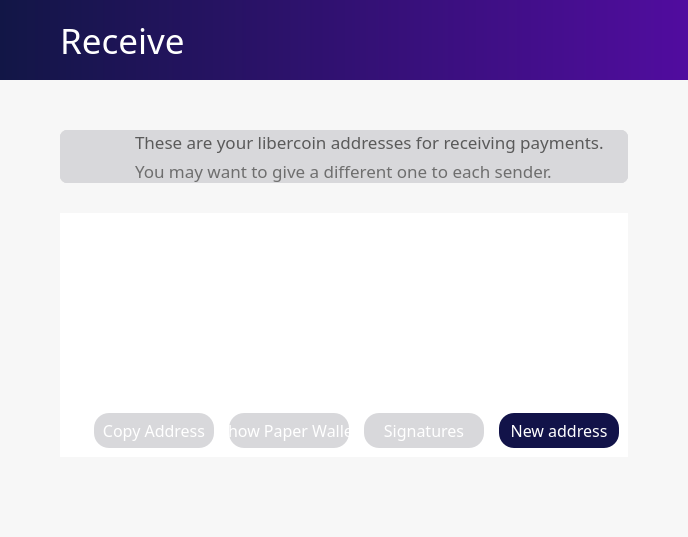
<?xml version="1.0" encoding="UTF-8"?>
<ui version="4.0">
 <class>ReceiveCoinsDialog</class>
 <widget class="QWidget" name="ReceiveCoinsDialog">
  <property name="geometry">
   <rect>
    <x>0</x>
    <y>0</y>
    <width>688</width>
    <height>537</height>
   </rect>
  </property>
  <property name="sizePolicy">
   <sizepolicy hsizetype="Preferred" vsizetype="Preferred">
    <horstretch>0</horstretch>
    <verstretch>0</verstretch>
   </sizepolicy>
  </property>
  <property name="minimumSize">
   <size>
    <width>0</width>
    <height>0</height>
   </size>
  </property>
  <property name="palette">
   <palette>
    <active>
     <colorrole role="WindowText">
      <brush brushstyle="SolidPattern">
       <color alpha="255">
        <red>0</red>
        <green>0</green>
        <blue>0</blue>
       </color>
      </brush>
     </colorrole>
     <colorrole role="Button">
      <brush brushstyle="SolidPattern">
       <color alpha="250">
        <red>247</red>
        <green>247</green>
        <blue>247</blue>
       </color>
      </brush>
     </colorrole>
     <colorrole role="Midlight">
      <brush brushstyle="SolidPattern">
       <color alpha="255">
        <red>255</red>
        <green>255</green>
        <blue>255</blue>
       </color>
      </brush>
     </colorrole>
     <colorrole role="Dark">
      <brush brushstyle="SolidPattern">
       <color alpha="255">
        <red>225</red>
        <green>225</green>
        <blue>225</blue>
       </color>
      </brush>
     </colorrole>
     <colorrole role="Mid">
      <brush brushstyle="SolidPattern">
       <color alpha="255">
        <red>0</red>
        <green>0</green>
        <blue>255</blue>
       </color>
      </brush>
     </colorrole>
     <colorrole role="Text">
      <brush brushstyle="SolidPattern">
       <color alpha="255">
        <red>0</red>
        <green>0</green>
        <blue>0</blue>
       </color>
      </brush>
     </colorrole>
     <colorrole role="BrightText">
      <brush brushstyle="SolidPattern">
       <color alpha="255">
        <red>255</red>
        <green>128</green>
        <blue>0</blue>
       </color>
      </brush>
     </colorrole>
     <colorrole role="ButtonText">
      <brush brushstyle="SolidPattern">
       <color alpha="255">
        <red>0</red>
        <green>0</green>
        <blue>0</blue>
       </color>
      </brush>
     </colorrole>
     <colorrole role="Base">
      <brush brushstyle="SolidPattern">
       <color alpha="250">
        <red>247</red>
        <green>247</green>
        <blue>247</blue>
       </color>
      </brush>
     </colorrole>
     <colorrole role="Window">
      <brush brushstyle="SolidPattern">
       <color alpha="250">
        <red>247</red>
        <green>247</green>
        <blue>247</blue>
       </color>
      </brush>
     </colorrole>
    </active>
    <inactive>
     <colorrole role="WindowText">
      <brush brushstyle="SolidPattern">
       <color alpha="255">
        <red>0</red>
        <green>0</green>
        <blue>0</blue>
       </color>
      </brush>
     </colorrole>
     <colorrole role="Button">
      <brush brushstyle="SolidPattern">
       <color alpha="250">
        <red>247</red>
        <green>247</green>
        <blue>247</blue>
       </color>
      </brush>
     </colorrole>
     <colorrole role="Midlight">
      <brush brushstyle="SolidPattern">
       <color alpha="255">
        <red>255</red>
        <green>255</green>
        <blue>255</blue>
       </color>
      </brush>
     </colorrole>
     <colorrole role="Dark">
      <brush brushstyle="SolidPattern">
       <color alpha="255">
        <red>225</red>
        <green>225</green>
        <blue>225</blue>
       </color>
      </brush>
     </colorrole>
     <colorrole role="Mid">
      <brush brushstyle="SolidPattern">
       <color alpha="255">
        <red>0</red>
        <green>0</green>
        <blue>255</blue>
       </color>
      </brush>
     </colorrole>
     <colorrole role="Text">
      <brush brushstyle="SolidPattern">
       <color alpha="255">
        <red>0</red>
        <green>0</green>
        <blue>0</blue>
       </color>
      </brush>
     </colorrole>
     <colorrole role="BrightText">
      <brush brushstyle="SolidPattern">
       <color alpha="255">
        <red>255</red>
        <green>128</green>
        <blue>0</blue>
       </color>
      </brush>
     </colorrole>
     <colorrole role="ButtonText">
      <brush brushstyle="SolidPattern">
       <color alpha="255">
        <red>0</red>
        <green>0</green>
        <blue>0</blue>
       </color>
      </brush>
     </colorrole>
     <colorrole role="Base">
      <brush brushstyle="SolidPattern">
       <color alpha="250">
        <red>247</red>
        <green>247</green>
        <blue>247</blue>
       </color>
      </brush>
     </colorrole>
     <colorrole role="Window">
      <brush brushstyle="SolidPattern">
       <color alpha="250">
        <red>247</red>
        <green>247</green>
        <blue>247</blue>
       </color>
      </brush>
     </colorrole>
    </inactive>
    <disabled>
     <colorrole role="WindowText">
      <brush brushstyle="SolidPattern">
       <color alpha="255">
        <red>225</red>
        <green>225</green>
        <blue>225</blue>
       </color>
      </brush>
     </colorrole>
     <colorrole role="Button">
      <brush brushstyle="SolidPattern">
       <color alpha="250">
        <red>247</red>
        <green>247</green>
        <blue>247</blue>
       </color>
      </brush>
     </colorrole>
     <colorrole role="Midlight">
      <brush brushstyle="SolidPattern">
       <color alpha="255">
        <red>255</red>
        <green>255</green>
        <blue>255</blue>
       </color>
      </brush>
     </colorrole>
     <colorrole role="Dark">
      <brush brushstyle="SolidPattern">
       <color alpha="255">
        <red>225</red>
        <green>225</green>
        <blue>225</blue>
       </color>
      </brush>
     </colorrole>
     <colorrole role="Mid">
      <brush brushstyle="SolidPattern">
       <color alpha="255">
        <red>0</red>
        <green>0</green>
        <blue>255</blue>
       </color>
      </brush>
     </colorrole>
     <colorrole role="Text">
      <brush brushstyle="SolidPattern">
       <color alpha="255">
        <red>225</red>
        <green>225</green>
        <blue>225</blue>
       </color>
      </brush>
     </colorrole>
     <colorrole role="BrightText">
      <brush brushstyle="SolidPattern">
       <color alpha="255">
        <red>255</red>
        <green>128</green>
        <blue>0</blue>
       </color>
      </brush>
     </colorrole>
     <colorrole role="ButtonText">
      <brush brushstyle="SolidPattern">
       <color alpha="255">
        <red>225</red>
        <green>225</green>
        <blue>225</blue>
       </color>
      </brush>
     </colorrole>
     <colorrole role="Base">
      <brush brushstyle="SolidPattern">
       <color alpha="250">
        <red>247</red>
        <green>247</green>
        <blue>247</blue>
       </color>
      </brush>
     </colorrole>
     <colorrole role="Window">
      <brush brushstyle="SolidPattern">
       <color alpha="250">
        <red>247</red>
        <green>247</green>
        <blue>247</blue>
       </color>
      </brush>
     </colorrole>
    </disabled>
   </palette>
  </property>
  <property name="font">
   <font>
    <family>Snell Roundhand</family>
   </font>
  </property>
  <property name="windowTitle">
   <string>Form</string>
  </property>
  <property name="autoFillBackground">
   <bool>false</bool>
  </property>
  <property name="styleSheet">
   <string notr="true">background-color:rgba(247, 247, 247, 250);
border:0;
</string>
  </property>
  <layout class="QVBoxLayout" name="topLayout">
   <property name="spacing">
    <number>0</number>
   </property>
   <property name="leftMargin">
    <number>0</number>
   </property>
   <property name="topMargin">
    <number>0</number>
   </property>
   <property name="rightMargin">
    <number>0</number>
   </property>
   <property name="bottomMargin">
    <number>0</number>
   </property>
   <item>
    <layout class="QHBoxLayout" name="horizontalLayout" stretch="0">
     <property name="spacing">
      <number>0</number>
     </property>
     <item>
      <layout class="QVBoxLayout" name="verticalLayout_2" stretch="0,0,0">
       <item>
        <layout class="QHBoxLayout" name="Nav">
         <property name="spacing">
          <number>0</number>
         </property>
         <property name="sizeConstraint">
          <enum>QLayout::SetDefaultConstraint</enum>
         </property>
         <property name="topMargin">
          <number>0</number>
         </property>
         <item>
          <widget class="QFrame" name="NavBar">
           <property name="sizePolicy">
            <sizepolicy hsizetype="Preferred" vsizetype="Preferred">
             <horstretch>0</horstretch>
             <verstretch>0</verstretch>
            </sizepolicy>
           </property>
           <property name="minimumSize">
            <size>
             <width>0</width>
             <height>80</height>
            </size>
           </property>
           <property name="maximumSize">
            <size>
             <width>16777215</width>
             <height>80</height>
            </size>
           </property>
           <property name="layoutDirection">
            <enum>Qt::LeftToRight</enum>
           </property>
           <property name="autoFillBackground">
            <bool>false</bool>
           </property>
           <property name="styleSheet">
            <string notr="true">background: QLinearGradient(x1: 0, y1: 0, x2: 1, y2: 0, stop: 0 #121646, stop: 1 #510c9f);
border:0;
</string>
           </property>
           <property name="frameShape">
            <enum>QFrame::StyledPanel</enum>
           </property>
           <property name="frameShadow">
            <enum>QFrame::Raised</enum>
           </property>
           <layout class="QHBoxLayout" name="horizontalLayout_3">
            <property name="spacing">
             <number>-1</number>
            </property>
            <property name="leftMargin">
             <number>60</number>
            </property>
            <property name="topMargin">
             <number>0</number>
            </property>
            <property name="rightMargin">
             <number>60</number>
            </property>
            <property name="bottomMargin">
             <number>0</number>
            </property>
            <item>
             <widget class="QLabel" name="label_2">
              <property name="sizePolicy">
               <sizepolicy hsizetype="Preferred" vsizetype="Preferred">
                <horstretch>0</horstretch>
                <verstretch>0</verstretch>
               </sizepolicy>
              </property>
              <property name="font">
               <font>
                <family>ZoinLight</family>
                <pointsize>26</pointsize>
               </font>
              </property>
              <property name="autoFillBackground">
               <bool>false</bool>
              </property>
              <property name="styleSheet">
               <string notr="true">color:white;
background-color: rgba(255, 255, 255,0);</string>
              </property>
              <property name="text">
               <string>Receive</string>
              </property>
              <property name="indent">
               <number>0</number>
              </property>
             </widget>
            </item>
            <item>
             <widget class="QPushButton" name="pushButton">
              <property name="maximumSize">
               <size>
                <width>50</width>
                <height>80</height>
               </size>
              </property>
              <property name="styleSheet">
               <string notr="true">background: rgb(0,0,0,0);</string>
              </property>
              <property name="text">
               <string/>
              </property>
              <property name="icon">
               <iconset resource="../bitcoin.qrc">
                <normaloff>:/icons/Exports_45</normaloff>:/icons/Exports_45</iconset>
              </property>
              <property name="iconSize">
               <size>
                <width>70</width>
                <height>70</height>
               </size>
              </property>
             </widget>
            </item>
           </layout>
          </widget>
         </item>
        </layout>
       </item>
       <item>
        <widget class="QFrame" name="frame">
         <property name="palette">
          <palette>
           <active>
            <colorrole role="Button">
             <brush brushstyle="SolidPattern">
              <color alpha="250">
               <red>247</red>
               <green>247</green>
               <blue>247</blue>
              </color>
             </brush>
            </colorrole>
            <colorrole role="Base">
             <brush brushstyle="SolidPattern">
              <color alpha="250">
               <red>247</red>
               <green>247</green>
               <blue>247</blue>
              </color>
             </brush>
            </colorrole>
            <colorrole role="Window">
             <brush brushstyle="SolidPattern">
              <color alpha="250">
               <red>247</red>
               <green>247</green>
               <blue>247</blue>
              </color>
             </brush>
            </colorrole>
           </active>
           <inactive>
            <colorrole role="Button">
             <brush brushstyle="SolidPattern">
              <color alpha="250">
               <red>247</red>
               <green>247</green>
               <blue>247</blue>
              </color>
             </brush>
            </colorrole>
            <colorrole role="Base">
             <brush brushstyle="SolidPattern">
              <color alpha="250">
               <red>247</red>
               <green>247</green>
               <blue>247</blue>
              </color>
             </brush>
            </colorrole>
            <colorrole role="Window">
             <brush brushstyle="SolidPattern">
              <color alpha="250">
               <red>247</red>
               <green>247</green>
               <blue>247</blue>
              </color>
             </brush>
            </colorrole>
           </inactive>
           <disabled>
            <colorrole role="Button">
             <brush brushstyle="SolidPattern">
              <color alpha="250">
               <red>247</red>
               <green>247</green>
               <blue>247</blue>
              </color>
             </brush>
            </colorrole>
            <colorrole role="Base">
             <brush brushstyle="SolidPattern">
              <color alpha="250">
               <red>247</red>
               <green>247</green>
               <blue>247</blue>
              </color>
             </brush>
            </colorrole>
            <colorrole role="Window">
             <brush brushstyle="SolidPattern">
              <color alpha="250">
               <red>247</red>
               <green>247</green>
               <blue>247</blue>
              </color>
             </brush>
            </colorrole>
           </disabled>
          </palette>
         </property>
         <property name="styleSheet">
          <string notr="true"/>
         </property>
         <property name="frameShape">
          <enum>QFrame::NoFrame</enum>
         </property>
         <property name="frameShadow">
          <enum>QFrame::Raised</enum>
         </property>
         <property name="lineWidth">
          <number>1</number>
         </property>
         <property name="midLineWidth">
          <number>0</number>
         </property>
         <layout class="QVBoxLayout" name="verticalLayout_4">
          <property name="spacing">
           <number>0</number>
          </property>
          <property name="leftMargin">
           <number>60</number>
          </property>
          <property name="topMargin">
           <number>50</number>
          </property>
          <property name="rightMargin">
           <number>60</number>
          </property>
          <property name="bottomMargin">
           <number>0</number>
          </property>
          <item>
           <widget class="QFrame" name="balance_frame">
            <property name="enabled">
             <bool>true</bool>
            </property>
            <property name="palette">
             <palette>
              <active>
               <colorrole role="Button">
                <brush brushstyle="SolidPattern">
                 <color alpha="255">
                  <red>216</red>
                  <green>216</green>
                  <blue>219</blue>
                 </color>
                </brush>
               </colorrole>
               <colorrole role="Base">
                <brush brushstyle="SolidPattern">
                 <color alpha="255">
                  <red>216</red>
                  <green>216</green>
                  <blue>219</blue>
                 </color>
                </brush>
               </colorrole>
               <colorrole role="Window">
                <brush brushstyle="SolidPattern">
                 <color alpha="255">
                  <red>216</red>
                  <green>216</green>
                  <blue>219</blue>
                 </color>
                </brush>
               </colorrole>
              </active>
              <inactive>
               <colorrole role="Button">
                <brush brushstyle="SolidPattern">
                 <color alpha="255">
                  <red>216</red>
                  <green>216</green>
                  <blue>219</blue>
                 </color>
                </brush>
               </colorrole>
               <colorrole role="Base">
                <brush brushstyle="SolidPattern">
                 <color alpha="255">
                  <red>216</red>
                  <green>216</green>
                  <blue>219</blue>
                 </color>
                </brush>
               </colorrole>
               <colorrole role="Window">
                <brush brushstyle="SolidPattern">
                 <color alpha="255">
                  <red>216</red>
                  <green>216</green>
                  <blue>219</blue>
                 </color>
                </brush>
               </colorrole>
              </inactive>
              <disabled>
               <colorrole role="Button">
                <brush brushstyle="SolidPattern">
                 <color alpha="255">
                  <red>216</red>
                  <green>216</green>
                  <blue>219</blue>
                 </color>
                </brush>
               </colorrole>
               <colorrole role="Base">
                <brush brushstyle="SolidPattern">
                 <color alpha="255">
                  <red>216</red>
                  <green>216</green>
                  <blue>219</blue>
                 </color>
                </brush>
               </colorrole>
               <colorrole role="Window">
                <brush brushstyle="SolidPattern">
                 <color alpha="255">
                  <red>216</red>
                  <green>216</green>
                  <blue>219</blue>
                 </color>
                </brush>
               </colorrole>
              </disabled>
             </palette>
            </property>
            <property name="contextMenuPolicy">
             <enum>Qt::DefaultContextMenu</enum>
            </property>
            <property name="styleSheet">
             <string notr="true">background-color: rgb(216, 216, 219);
border:0;
border-radius:7px;
border-style:solid;</string>
            </property>
            <property name="frameShape">
             <enum>QFrame::StyledPanel</enum>
            </property>
            <property name="frameShadow">
             <enum>QFrame::Plain</enum>
            </property>
            <property name="lineWidth">
             <number>1</number>
            </property>
            <layout class="QHBoxLayout" name="horizontalLayout_4">
             <property name="spacing">
              <number>0</number>
             </property>
             <property name="sizeConstraint">
              <enum>QLayout::SetDefaultConstraint</enum>
             </property>
             <property name="leftMargin">
              <number>0</number>
             </property>
             <property name="topMargin">
              <number>0</number>
             </property>
             <property name="rightMargin">
              <number>0</number>
             </property>
             <property name="bottomMargin">
              <number>0</number>
             </property>
             <item>
              <widget class="QPushButton" name="pushButton_3">
               <property name="sizePolicy">
                <sizepolicy hsizetype="Fixed" vsizetype="Preferred">
                 <horstretch>0</horstretch>
                 <verstretch>0</verstretch>
                </sizepolicy>
               </property>
               <property name="minimumSize">
                <size>
                 <width>75</width>
                 <height>0</height>
                </size>
               </property>
               <property name="text">
                <string/>
               </property>
               <property name="icon">
                <iconset resource="../bitcoin.qrc">
                 <normaloff>:/icons/Exports_47</normaloff>:/icons/Exports_47</iconset>
               </property>
               <property name="iconSize">
                <size>
                 <width>70</width>
                 <height>70</height>
                </size>
               </property>
              </widget>
             </item>
             <item>
              <layout class="QVBoxLayout" name="verticalLayout_6">
               <property name="spacing">
                <number>5</number>
               </property>
               <property name="leftMargin">
                <number>0</number>
               </property>
               <property name="topMargin">
                <number>0</number>
               </property>
               <property name="bottomMargin">
                <number>0</number>
               </property>
               <item>
                <widget class="QLabel" name="label_3">
                 <property name="enabled">
                  <bool>false</bool>
                 </property>
                 <property name="sizePolicy">
                  <sizepolicy hsizetype="Preferred" vsizetype="Preferred">
                   <horstretch>0</horstretch>
                   <verstretch>0</verstretch>
                  </sizepolicy>
                 </property>
                 <property name="font">
                  <font>
                   <family>ZoinMedium</family>
                   <pointsize>13</pointsize>
                   <weight>50</weight>
                   <bold>false</bold>
                  </font>
                 </property>
                 <property name="layoutDirection">
                  <enum>Qt::LeftToRight</enum>
                 </property>
                 <property name="autoFillBackground">
                  <bool>false</bool>
                 </property>
                 <property name="styleSheet">
                  <string notr="true">color: rgb(90, 90, 90);</string>
                 </property>
                 <property name="text">
                  <string>These are your libercoin addresses for receiving payments.</string>
                 </property>
                 <property name="alignment">
                  <set>Qt::AlignBottom|Qt::AlignLeading|Qt::AlignLeft</set>
                 </property>
                 <property name="indent">
                  <number>-1</number>
                 </property>
                </widget>
               </item>
               <item>
                <widget class="QLabel" name="labelUnconfirmed">
                 <property name="enabled">
                  <bool>false</bool>
                 </property>
                 <property name="sizePolicy">
                  <sizepolicy hsizetype="Preferred" vsizetype="Preferred">
                   <horstretch>0</horstretch>
                   <verstretch>0</verstretch>
                  </sizepolicy>
                 </property>
                 <property name="font">
                  <font>
                   <family>ZoinLight</family>
                   <pointsize>13</pointsize>
                   <weight>50</weight>
                   <bold>false</bold>
                  </font>
                 </property>
                 <property name="cursor">
                  <cursorShape>IBeamCursor</cursorShape>
                 </property>
                 <property name="toolTip">
                  <string>Total of transactions that have yet to be confirmed, and do not yet count toward the current balance</string>
                 </property>
                 <property name="layoutDirection">
                  <enum>Qt::LeftToRight</enum>
                 </property>
                 <property name="styleSheet">
                  <string notr="true">color: rgb(110, 110, 110);</string>
                 </property>
                 <property name="text">
                  <string notr="true">You may want to give a different one to each sender.</string>
                 </property>
                 <property name="alignment">
                  <set>Qt::AlignLeading|Qt::AlignLeft|Qt::AlignTop</set>
                 </property>
                 <property name="textInteractionFlags">
                  <set>Qt::LinksAccessibleByMouse|Qt::TextSelectableByKeyboard|Qt::TextSelectableByMouse</set>
                 </property>
                </widget>
               </item>
              </layout>
             </item>
            </layout>
           </widget>
          </item>
          <item>
           <layout class="QVBoxLayout" name="verticalLayout_11">
            <property name="topMargin">
             <number>30</number>
            </property>
           </layout>
          </item>
          <item>
           <widget class="QFrame" name="frame_4">
            <property name="palette">
             <palette>
              <active>
               <colorrole role="Button">
                <brush brushstyle="SolidPattern">
                 <color alpha="255">
                  <red>216</red>
                  <green>216</green>
                  <blue>219</blue>
                 </color>
                </brush>
               </colorrole>
               <colorrole role="Base">
                <brush brushstyle="SolidPattern">
                 <color alpha="255">
                  <red>216</red>
                  <green>216</green>
                  <blue>219</blue>
                 </color>
                </brush>
               </colorrole>
               <colorrole role="Window">
                <brush brushstyle="SolidPattern">
                 <color alpha="255">
                  <red>216</red>
                  <green>216</green>
                  <blue>219</blue>
                 </color>
                </brush>
               </colorrole>
              </active>
              <inactive>
               <colorrole role="Button">
                <brush brushstyle="SolidPattern">
                 <color alpha="255">
                  <red>216</red>
                  <green>216</green>
                  <blue>219</blue>
                 </color>
                </brush>
               </colorrole>
               <colorrole role="Base">
                <brush brushstyle="SolidPattern">
                 <color alpha="255">
                  <red>216</red>
                  <green>216</green>
                  <blue>219</blue>
                 </color>
                </brush>
               </colorrole>
               <colorrole role="Window">
                <brush brushstyle="SolidPattern">
                 <color alpha="255">
                  <red>216</red>
                  <green>216</green>
                  <blue>219</blue>
                 </color>
                </brush>
               </colorrole>
              </inactive>
              <disabled>
               <colorrole role="Button">
                <brush brushstyle="SolidPattern">
                 <color alpha="255">
                  <red>216</red>
                  <green>216</green>
                  <blue>219</blue>
                 </color>
                </brush>
               </colorrole>
               <colorrole role="Base">
                <brush brushstyle="SolidPattern">
                 <color alpha="255">
                  <red>216</red>
                  <green>216</green>
                  <blue>219</blue>
                 </color>
                </brush>
               </colorrole>
               <colorrole role="Window">
                <brush brushstyle="SolidPattern">
                 <color alpha="255">
                  <red>216</red>
                  <green>216</green>
                  <blue>219</blue>
                 </color>
                </brush>
               </colorrole>
              </disabled>
             </palette>
            </property>
            <property name="styleSheet">
             <string notr="true">background-color: rgb(216, 216, 219);
border:0;</string>
            </property>
            <property name="frameShape">
             <enum>QFrame::StyledPanel</enum>
            </property>
            <property name="frameShadow">
             <enum>QFrame::Raised</enum>
            </property>
            <layout class="QVBoxLayout" name="verticalLayout">
             <property name="spacing">
              <number>0</number>
             </property>
             <property name="leftMargin">
              <number>0</number>
             </property>
             <property name="topMargin">
              <number>0</number>
             </property>
             <property name="rightMargin">
              <number>0</number>
             </property>
             <property name="bottomMargin">
              <number>0</number>
             </property>
             <item>
              <widget class="QTableView" name="tableView">
               <property name="palette">
                <palette>
                 <active>
                  <colorrole role="Button">
                   <brush brushstyle="SolidPattern">
                    <color alpha="255">
                     <red>255</red>
                     <green>255</green>
                     <blue>255</blue>
                    </color>
                   </brush>
                  </colorrole>
                  <colorrole role="Base">
                   <brush brushstyle="SolidPattern">
                    <color alpha="255">
                     <red>255</red>
                     <green>255</green>
                     <blue>255</blue>
                    </color>
                   </brush>
                  </colorrole>
                  <colorrole role="Window">
                   <brush brushstyle="SolidPattern">
                    <color alpha="255">
                     <red>255</red>
                     <green>255</green>
                     <blue>255</blue>
                    </color>
                   </brush>
                  </colorrole>
                 </active>
                 <inactive>
                  <colorrole role="Button">
                   <brush brushstyle="SolidPattern">
                    <color alpha="255">
                     <red>255</red>
                     <green>255</green>
                     <blue>255</blue>
                    </color>
                   </brush>
                  </colorrole>
                  <colorrole role="Base">
                   <brush brushstyle="SolidPattern">
                    <color alpha="255">
                     <red>255</red>
                     <green>255</green>
                     <blue>255</blue>
                    </color>
                   </brush>
                  </colorrole>
                  <colorrole role="Window">
                   <brush brushstyle="SolidPattern">
                    <color alpha="255">
                     <red>255</red>
                     <green>255</green>
                     <blue>255</blue>
                    </color>
                   </brush>
                  </colorrole>
                 </inactive>
                 <disabled>
                  <colorrole role="Button">
                   <brush brushstyle="SolidPattern">
                    <color alpha="255">
                     <red>255</red>
                     <green>255</green>
                     <blue>255</blue>
                    </color>
                   </brush>
                  </colorrole>
                  <colorrole role="Base">
                   <brush brushstyle="SolidPattern">
                    <color alpha="255">
                     <red>255</red>
                     <green>255</green>
                     <blue>255</blue>
                    </color>
                   </brush>
                  </colorrole>
                  <colorrole role="Window">
                   <brush brushstyle="SolidPattern">
                    <color alpha="255">
                     <red>255</red>
                     <green>255</green>
                     <blue>255</blue>
                    </color>
                   </brush>
                  </colorrole>
                 </disabled>
                </palette>
               </property>
               <property name="font">
                <font>
                 <family>ZoinRegular</family>
                 <pointsize>12</pointsize>
                </font>
               </property>
               <property name="styleSheet">
                <string notr="true">background-color: rgb(255, 255, 255);
border:0;</string>
               </property>
               <property name="lineWidth">
                <number>0</number>
               </property>
               <property name="showDropIndicator" stdset="0">
                <bool>false</bool>
               </property>
               <property name="selectionBehavior">
                <enum>QAbstractItemView::SelectRows</enum>
               </property>
               <property name="showGrid">
                <bool>false</bool>
               </property>
               <property name="gridStyle">
                <enum>Qt::NoPen</enum>
               </property>
               <property name="wordWrap">
                <bool>false</bool>
               </property>
               <property name="cornerButtonEnabled">
                <bool>false</bool>
               </property>
               <attribute name="horizontalHeaderVisible">
                <bool>true</bool>
               </attribute>
               <attribute name="verticalHeaderVisible">
                <bool>false</bool>
               </attribute>
              </widget>
             </item>
             <item>
              <widget class="QFrame" name="frame_3">
               <property name="styleSheet">
                <string notr="true">color:white;
background-color: rgb(255,255,255);
border:0;
</string>
               </property>
               <property name="frameShape">
                <enum>QFrame::StyledPanel</enum>
               </property>
               <property name="frameShadow">
                <enum>QFrame::Raised</enum>
               </property>
               <layout class="QHBoxLayout" name="horizontalLayout_5">
                <property name="spacing">
                 <number>15</number>
                </property>
                <item>
                 <spacer name="horizontalSpacer">
                  <property name="orientation">
                   <enum>Qt::Horizontal</enum>
                  </property>
                  <property name="sizeHint" stdset="0">
                   <size>
                    <width>40</width>
                    <height>20</height>
                   </size>
                  </property>
                 </spacer>
                </item>
                <item>
                 <widget class="QPushButton" name="copyAddress">
                  <property name="sizePolicy">
                   <sizepolicy hsizetype="Fixed" vsizetype="Fixed">
                    <horstretch>0</horstretch>
                    <verstretch>0</verstretch>
                   </sizepolicy>
                  </property>
                  <property name="font">
                   <font>
                    <family>ZoinRegular</family>
                    <pointsize>12</pointsize>
                    <weight>50</weight>
                    <bold>false</bold>
                   </font>
                  </property>
                  <property name="styleSheet">
                   <string notr="true">background-color: rgb(216, 216, 219);
color: white;
border-radius:15px;
height:35px;
width:120px;
border-color:gray;
border-width:0px;
border-style:solid;</string>
                  </property>
                  <property name="text">
                   <string>Copy Address</string>
                  </property>
                 </widget>
                </item>
                <item>
                 <widget class="QPushButton" name="showPaperWallet">
                  <property name="sizePolicy">
                   <sizepolicy hsizetype="Fixed" vsizetype="Fixed">
                    <horstretch>0</horstretch>
                    <verstretch>0</verstretch>
                   </sizepolicy>
                  </property>
                  <property name="font">
                   <font>
                    <family>ZoinRegular</family>
                    <pointsize>12</pointsize>
                    <weight>50</weight>
                    <bold>false</bold>
                   </font>
                  </property>
                  <property name="styleSheet">
                   <string notr="true">background-color: rgb(216, 216, 219);
color: white;
border-radius:15px;
height:35px;
width:120px;
border-color:gray;
border-width:0px;
border-style:solid;</string>
                  </property>
                  <property name="text">
                   <string>Show Paper Wallet</string>
                  </property>
                 </widget>
                </item>
                <item>
                 <widget class="QPushButton" name="signMessage">
                  <property name="sizePolicy">
                   <sizepolicy hsizetype="Fixed" vsizetype="Fixed">
                    <horstretch>0</horstretch>
                    <verstretch>0</verstretch>
                   </sizepolicy>
                  </property>
                  <property name="font">
                   <font>
                    <family>ZoinRegular</family>
                    <pointsize>12</pointsize>
                    <weight>50</weight>
                    <bold>false</bold>
                   </font>
                  </property>
                  <property name="styleSheet">
                   <string notr="true">background-color: rgb(216, 216, 219);
color: white;
border-radius:15px;
height:35px;
width:120px;
border-color:gray;
border-width:0px;
border-style:solid;</string>
                  </property>
                  <property name="text">
                   <string>Signatures</string>
                  </property>
                 </widget>
                </item>
                <item>
                 <widget class="QPushButton" name="newAddress">
                  <property name="sizePolicy">
                   <sizepolicy hsizetype="Fixed" vsizetype="Fixed">
                    <horstretch>0</horstretch>
                    <verstretch>0</verstretch>
                   </sizepolicy>
                  </property>
                  <property name="font">
                   <font>
                    <family>ZoinRegular</family>
                    <pointsize>12</pointsize>
                    <weight>50</weight>
                    <bold>false</bold>
                   </font>
                  </property>
                  <property name="styleSheet">
                   <string notr="true">background-color: #121349;
color: white;
border-radius:15px;
height:35px;
width:120px;
border-color:gray;
border-width:0px;
border-style:solid;
</string>
                  </property>
                  <property name="text">
                   <string>New address</string>
                  </property>
                 </widget>
                </item>
               </layout>
              </widget>
             </item>
            </layout>
           </widget>
          </item>
          <item>
           <layout class="QHBoxLayout" name="horizontalLayout_7">
            <property name="spacing">
             <number>0</number>
            </property>
            <property name="topMargin">
             <number>0</number>
            </property>
            <item>
             <spacer name="horizontalSpacer_2">
              <property name="orientation">
               <enum>Qt::Horizontal</enum>
              </property>
              <property name="sizeHint" stdset="0">
               <size>
                <width>40</width>
                <height>20</height>
               </size>
              </property>
             </spacer>
            </item>
           </layout>
          </item>
         </layout>
        </widget>
       </item>
       <item>
        <widget class="QWidget" name="StatusBar" native="true">
         <property name="sizePolicy">
          <sizepolicy hsizetype="Preferred" vsizetype="Preferred">
           <horstretch>0</horstretch>
           <verstretch>0</verstretch>
          </sizepolicy>
         </property>
         <property name="minimumSize">
          <size>
           <width>0</width>
           <height>0</height>
          </size>
         </property>
         <property name="styleSheet">
          <string notr="true">background-color:rgba(247, 247, 247, 250);</string>
         </property>
         <layout class="QHBoxLayout" name="horizontalLayout_8">
          <property name="spacing">
           <number>10</number>
          </property>
          <property name="leftMargin">
           <number>60</number>
          </property>
          <property name="topMargin">
           <number>30</number>
          </property>
          <property name="rightMargin">
           <number>60</number>
          </property>
          <property name="bottomMargin">
           <number>30</number>
          </property>
          <item>
           <layout class="QVBoxLayout" name="statusText">
            <property name="spacing">
             <number>0</number>
            </property>
            <property name="topMargin">
             <number>0</number>
            </property>
            <property name="bottomMargin">
             <number>0</number>
            </property>
           </layout>
          </item>
          <item>
           <layout class="QHBoxLayout" name="statusBar">
            <property name="topMargin">
             <number>0</number>
            </property>
            <property name="bottomMargin">
             <number>0</number>
            </property>
           </layout>
          </item>
         </layout>
        </widget>
       </item>
      </layout>
     </item>
    </layout>
   </item>
  </layout>
 </widget>
 <resources>
  <include location="../bitcoin.qrc"/>
 </resources>
 <connections/>
</ui>
